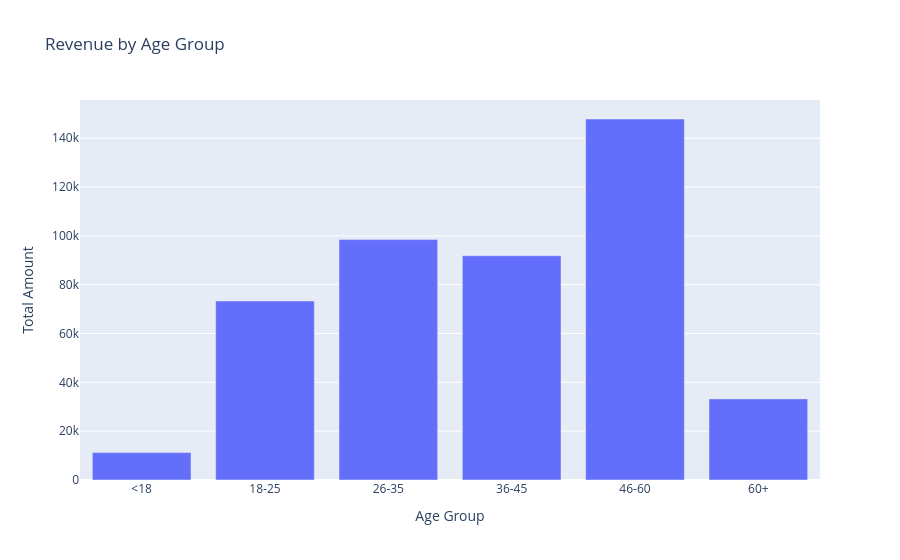

Notebook cell for this chart:
### Code cell
fig_age = px.bar(
    revenue_by_age.reset_index(),
    x="Age Group",
    y="Total Amount",
    title="Revenue by Age Group",
)
fig_age.show()

### Figure 1 — Plotly figure (JSON) as saved in the notebook; plotly's stock layout.template omitted (floating-point values rounded to 4 significant figures)
{"data": [{"hovertemplate": "Age Group=%{x}<br>Total Amount=%{y}<extra></extra>", "legendgroup": "", "marker": {"color": "#636efa", "pattern": {"shape": ""}}, "name": "", "orientation": "v", "showlegend": false, "textposition": "auto", "type": "bar", "x": ["<18", "18-25", "26-35", "36-45", "46-60", "60+"], "xaxis": "x", "y": [11215, 73335, 98480, 91870, 147875, 33225], "yaxis": "y"}], "layout": {"barmode": "relative", "legend": {"tracegroupgap": 0}, "title": {"text": "Revenue by Age Group"}, "xaxis": {"anchor": "y", "domain": [0, 1], "title": {"text": "Age Group"}}, "yaxis": {"anchor": "x", "domain": [0, 1], "title": {"text": "Total Amount"}}}}
